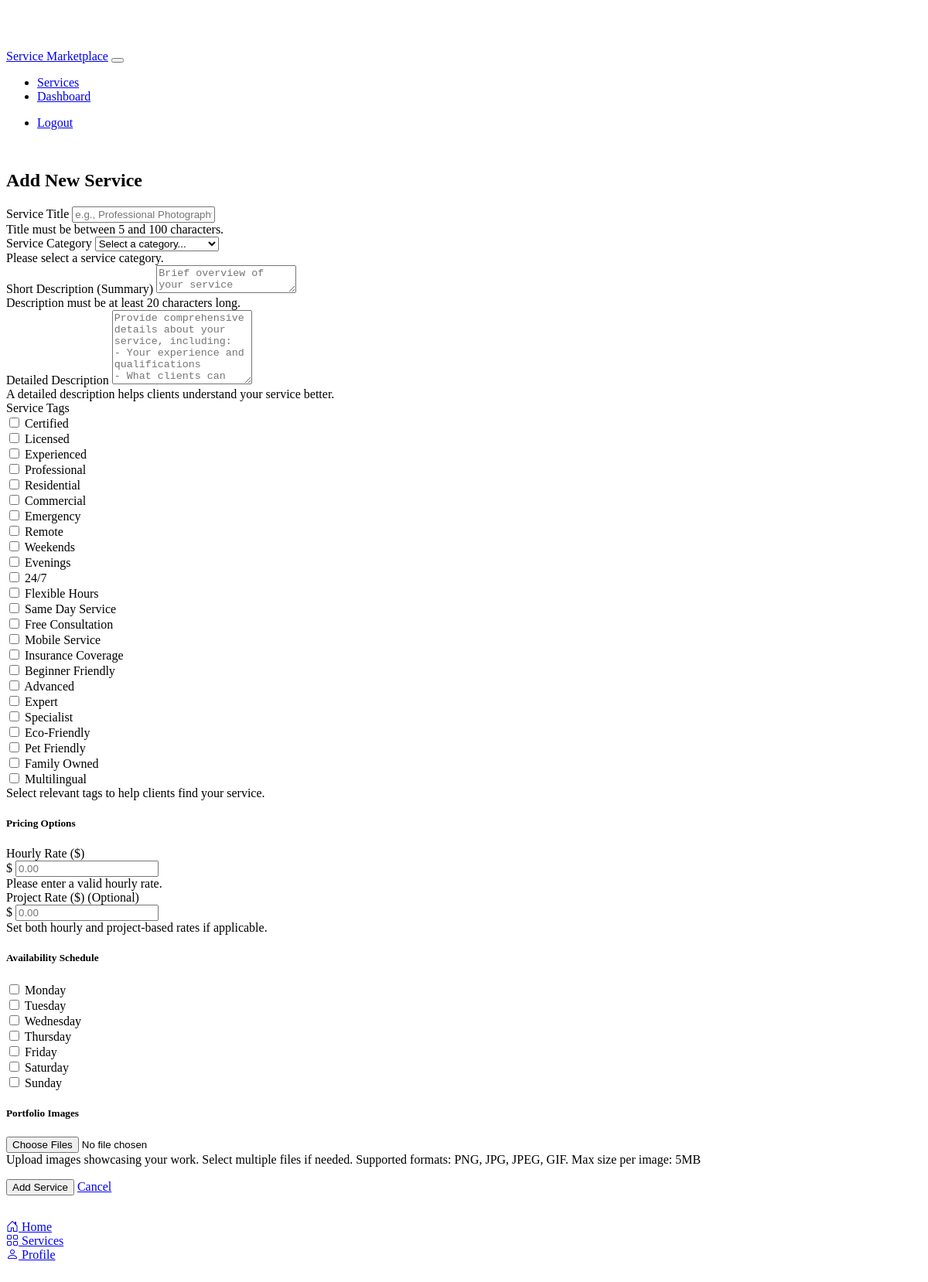
Page /service/add (signed in) on the committed database.
### models.py (models this page shows)
class ServiceTag(db.Model):
    id = db.Column(db.Integer, primary_key=True)
    name = db.Column(db.String(50), unique=True, nullable=False)

### routes.py (the view, shortened to what this page needs)
@app.route('/service/add', methods=['GET', 'POST'])
@login_required
@provider_required
def add_service():
    categories = ServiceCategory.query.filter_by(parent_id=None).all()
    tags = ServiceTag.query.all()
    return render_template('provider_service_add.html', categories=categories, tags=tags)

### models.py (called while the page is built)
@login_manager.user_loader
def load_user(id):
    return User.query.get(int(id))

### routes.py (called while the page is built)
def provider_required(f):
    @wraps(f)
    def decorated_function(*args, **kwargs):
        if not current_user.is_authenticated or not current_user.is_provider:
            flash('Access denied. Provider privileges required.', 'danger')
            return redirect(url_for('login'))
        return f(*args, **kwargs)
    return decorated_function

### templates/provider_service_add.html (shortened to what this page needs)
{% extends "base.html" %}
{% block content %}
<div class="row justify-content-center">
    <div class="col-md-8">
        <div class="card">
            <div class="card-body">
                <h2 class="card-title text-center mb-4">Add New Service</h2>
                <form method="POST" class="needs-validation" enctype="multipart/form-data" novalidate>
                    <div class="mb-3">
                        <label for="title" class="form-label">Service Title</label>
                        <input type="text" class="form-control" id="title" name="title" required
                               minlength="5" maxlength="100" placeholder="e.g., Professional Photography">
                        <div class="invalid-feedback">
                            Title must be between 5 and 100 characters.
                        </div>
                    </div>
                    <div class="mb-3">
                        <label for="category_id" class="form-label">Service Category</label>
                        <select class="form-select" id="category_id" name="category_id" required>
                            <option value="">Select a category...</option>
                        </select>
                        <div class="invalid-feedback">
                            Please select a service category.
                        </div>
                    </div>
                    <div class="mb-3">
                        <label for="description" class="form-label">Short Description (Summary)</label>
                        <textarea class="form-control" id="description" name="description" rows="2"
                                  required minlength="20" placeholder="Brief overview of your service"></textarea>
                        <div class="invalid-feedback">
                            Description must be at least 20 characters long.
                        </div>
                    </div>
                    <div class="mb-3">
                        <label for="detailed_description" class="form-label">Detailed Description</label>
                        <textarea class="form-control" id="detailed_description" name="detailed_description"
                                  rows="6" placeholder="Provide comprehensive details about your service, including:&#10;- Your experience and qualifications&#10;- What clients can expect&#10;- Special features or advantages&#10;- Service process or methodology"></textarea>
                        <div class="form-text">
                            A detailed description helps clients understand your service better.
                        </div>
                    </div>
                    <div class="mb-3">
                        <label class="form-label">Service Tags</label>
                        <div class="border rounded p-3">
                            <div class="row">
                                {% for tag in tags %}
                                <div class="col-md-4 mb-2">
                                    <div class="form-check">
                                        <input class="form-check-input" type="checkbox" name="tags"
                                               id="tag_{{ tag.id }}" value="{{ tag.name }}">
                                        <label class="form-check-label" for="tag_{{ tag.id }}">{{ tag.name }}</label>
                                    </div>
                                </div>
                                {% endfor %}
                            </div>
                        </div>
                        <div class="form-text">
                            Select relevant tags to help clients find your service.
                        </div>
                    </div>
                    <div class="card mb-3">
                        <div class="card-header">
                            <h5 class="mb-0">Pricing Options</h5>
                        </div>
                        <div class="card-body">
                            <div class="row">
                                <div class="col-md-6 mb-3">
                                    <label for="rate" class="form-label">Hourly Rate ($)</label>
                                    <div class="input-group">
                                        <span class="input-group-text">$</span>
                                        <input type="number" class="form-control" id="rate" name="rate"
                                               required min="0" step="0.01" placeholder="0.00">
                                    </div>
                                    <div class="invalid-feedback">
                                        Please enter a valid hourly rate.
                                    </div>
                                </div>
                                <div class="col-md-6 mb-3">
                                    <label for="project_rate" class="form-label">Project Rate ($) (Optional)</label>
                                    <div class="input-group">
                                        <span class="input-group-text">$</span>
                                        <input type="number" class="form-control" id="project_rate" name="project_rate"
                                               min="0" step="0.01" placeholder="0.00">
                                    </div>
                                </div>
                            </div>
                            <div class="form-text">
                                Set both hourly and project-based rates if applicable.
                            </div>
                        </div>
                    </div>
                    <div class="card mb-3">
                        <div class="card-header">
                            <h5 class="mb-0">Availability Schedule</h5>
                        </div>
                        <div class="card-body">
                            <div id="availability-container">
                                {% for day in ['Monday', 'Tuesday', 'Wednesday', 'Thursday', 'Friday', 'Saturday', 'Sunday'] %}
                                <div class="mb-3">
                                    <div class="form-check mb-2">
                                        <input class="form-check-input day-checkbox" type="checkbox"
                                               id="day_{{ day.lower() }}" data-day="{{ day.lower() }}">
                                        <label class="form-check-label" for="day_{{ day.lower() }}">
                                            {{ day }}
                                        </label>
                                    </div>
                                </div>
                                {% endfor %}
                            </div>
                        </div>
                    </div>
                    <div class="card mb-3">
                        <div class="card-header">
                            <h5 class="mb-0">Portfolio Images</h5>
                        </div>
                        <div class="card-body">
                            <div class="mb-3">
                                <input type="file" class="form-control" id="portfolio_images" name="portfolio_images"
                                       multiple accept="image/*">
                                <div class="form-text">
                                    Upload images showcasing your work. Select multiple files if needed.
                                    Supported formats: PNG, JPG, JPEG, GIF. Max size per image: 5MB
                                </div>
                            </div>
                        </div>
                    </div>
                    <div class="d-grid gap-2">
                        <button type="submit" class="btn btn-primary">Add Service</button>
                        <a href="{{ url_for('dashboard') }}" class="btn btn-secondary">Cancel</a>
                    </div>
                </form>
            </div>
        </div>
    </div>
</div>
{% endblock %}

### static/css/custom.css (style rules this page uses)
:root { --navbar-height: 56px; --bottom-nav-height: 65px; }
body { padding-top: var(--navbar-height); padding-bottom: var(--bottom-nav-height); }
.card { transition: transform 0.2s ease, box-shadow 0.2s ease; border: 1px solid var(--bs-border-color); margin-bottom: 1rem; }
.btn { transition: all 0.2s ease; position: relative; overflow: hidden; }
.form-control { transition: border-color 0.2s ease, box-shadow 0.2s ease; }

### rows in the picture
ServiceTag: name "Certified"
ServiceTag: name "Licensed"
ServiceTag: name "Experienced"
ServiceTag: name "Professional"
ServiceTag: name "Residential"
ServiceTag: name "Commercial"
ServiceTag: name "Emergency"
ServiceTag: name "Remote"
ServiceTag: name "Weekends"
ServiceTag: name "Evenings"
ServiceTag: name "24/7"
ServiceTag: name "Flexible Hours"
ServiceTag: name "Same Day Service"
ServiceTag: name "Free Consultation"
ServiceTag: name "Mobile Service"
ServiceTag: name "Insurance Coverage"
ServiceTag: name "Beginner Friendly"
ServiceTag: name "Advanced"
ServiceTag: name "Expert"
ServiceTag: name "Specialist"
ServiceTag: name "Eco-Friendly"
ServiceTag: name "Pet Friendly"
ServiceTag: name "Family Owned"
ServiceTag: name "Multilingual"

### other values in the picture
{{ day }} "Monday" "Tuesday" "Wednesday" "Thursday" "Friday" "Saturday" "Sunday"
